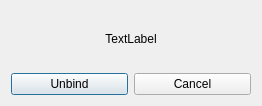
<?xml version="1.0" encoding="UTF-8"?>
<ui version="4.0">
 <class>KeyBindingDialog</class>
 <widget class="QDialog" name="KeyBindingDialog">
  <property name="windowModality">
   <enum>Qt::ApplicationModal</enum>
  </property>
  <property name="geometry">
   <rect>
    <x>0</x>
    <y>0</y>
    <width>262</width>
    <height>106</height>
   </rect>
  </property>
  <property name="windowTitle">
   <string>Key Binding</string>
  </property>
  <property name="modal">
   <bool>true</bool>
  </property>
  <layout class="QGridLayout" name="gridLayout">
   <item row="1" column="0">
    <widget class="QPushButton" name="btnUnbind">
     <property name="focusPolicy">
      <enum>Qt::ClickFocus</enum>
     </property>
     <property name="text">
      <string>Unbind</string>
     </property>
    </widget>
   </item>
   <item row="1" column="1">
    <widget class="QPushButton" name="btnCancel">
     <property name="focusPolicy">
      <enum>Qt::ClickFocus</enum>
     </property>
     <property name="text">
      <string>Cancel</string>
     </property>
    </widget>
   </item>
   <item row="0" column="0" colspan="2">
    <widget class="QLabel" name="label">
     <property name="text">
      <string>TextLabel</string>
     </property>
     <property name="alignment">
      <set>Qt::AlignCenter</set>
     </property>
    </widget>
   </item>
  </layout>
 </widget>
 <resources/>
 <connections/>
</ui>
